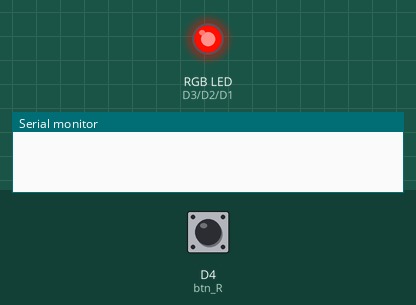
The sketch below on a simulated ESP8266 (NodeMCU). Shown: an RGB LED mixed from three pins (HIGH = lit), the last lines printed to the serial monitor. Inputs (shaded band) come from the test bench; at power-on: D4 (btn_R) HIGH. Random numbers use the default seed unless the sketch sets one.

Above: at 0.1 s.
At 21.4 s:
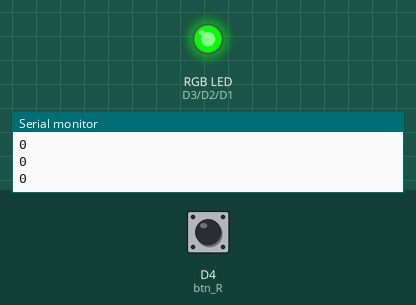
Timing chart, 0 to 39.9 s (numbered marks = the images above):
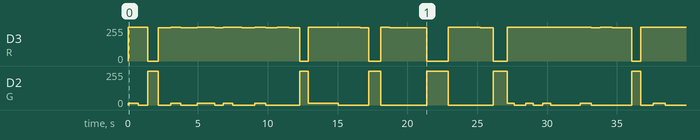

Measured:
- by itself, D3 (R): 0/255 → 255/255 at 0.00 s, → 0/255 1.4 s later, → 250/255 0.77 s later, → 255/255 0.88 s later, … (29 changes in this stretch)
- by itself, D2 (G): 0/255 → 15/255 at 0.00 s, → 0/255 0.75 s later, → 255/255 0.66 s later, → 0/255 0.77 s later, … (32 changes in this stretch)

The sketch:

sketch_dec06a.ino
```cpp
#define B D1
#define G D2
#define R D3
int score = 0;
void setup() {

ledRgbSetup ();
ledBtnSetup ();
Serial.begin(9600);
}

void loop() {


int index = random(4);;
colorTheLed (index);
delay(random(500,1000));

if(isbtnPress () ) {
   if(index == 1) {
    score++;
     }
  }
   Serial.println(score);
}
```

btn_Leds.ino
```cpp
#define btn_R D4

typedef struct {
  int pin;
  int currVal;
  int lastVal;
  unsigned long checkTime;
}myBtn;

myBtn redBtn = {btn_R , 0 , 0 ,0};


void ledBtnSetup () {
  pinMode(btn_R , INPUT_PULLUP);
  redBtn.lastVal = digitalRead(redBtn.pin);
  redBtn.checkTime = millis();
}


bool isbtnPress () {
  bool ret = false;
  redBtn.currVal = digitalRead(redBtn.pin);
  if(redBtn.currVal == LOW && redBtn.lastVal == HIGH && millis() - redBtn.checkTime > 50 ){
    ret = true;
    redBtn.checkTime = millis();
  }
  redBtn.lastVal = redBtn.currVal;
  return ret;
}
```

led_RGB.ino
```cpp
#define B D1
#define G D2
#define R D3
typedef struct {
  int r;
  int g;
  int b;
}color;
color clrs [4] = {
  {250,    0  , 0} ,
  {255 ,   0 ,  0} ,
  {0 ,    255 , 0} ,
  {255 ,   15 , 0},
  };

void ledRgbSetup () {
  pinMode(B , OUTPUT);
  pinMode(G , OUTPUT);
  pinMode(R , OUTPUT);
}

void colorTheLed (int clrIndex) {
  analogWrite(R , clrs[clrIndex].r);
  analogWrite(G , clrs[clrIndex].g);
  analogWrite(B , clrs[clrIndex].b);
}
```
